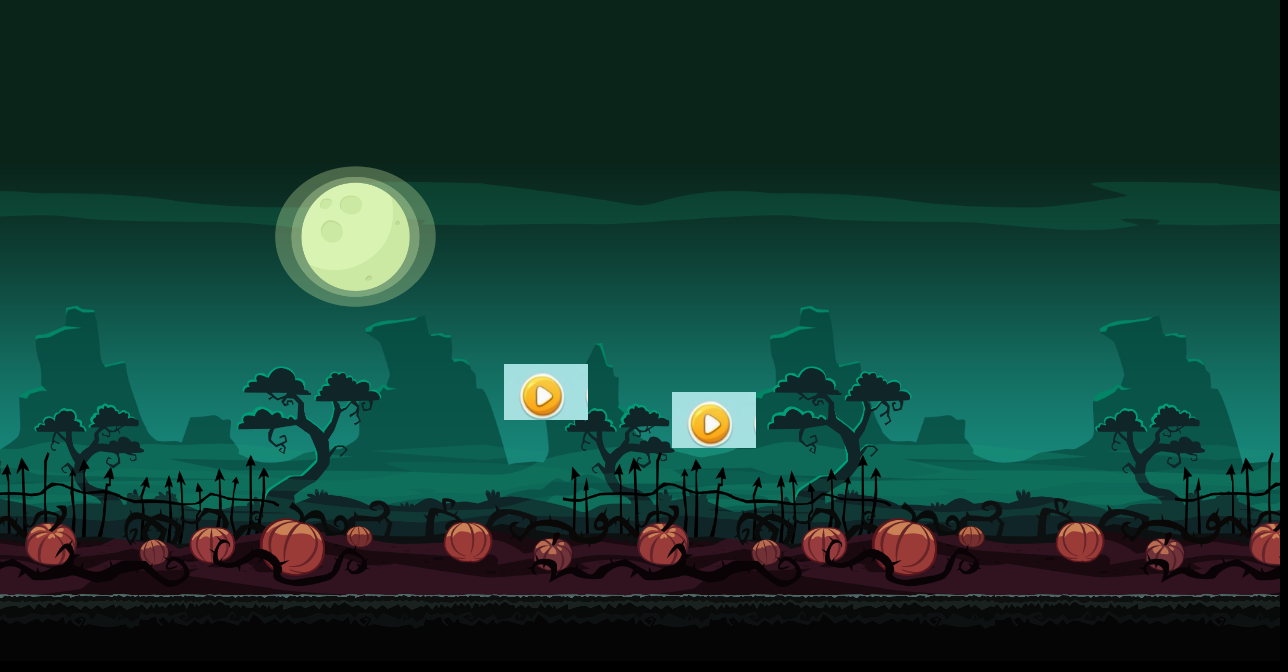

The image is a tile-based game level rendered from a .tmx file. Its description and complete source (layers, tilesets, objects, tile grids) follow:
An orthogonal 46x24 tile map with 28x28 px tiles, 1 tile layer (Tile Layer 1), 1 image layer and 3 objects (PlayPause, Repeat, Options).

<map version="1.0" orientation="orthogonal" renderorder="right-down" width="46" height="24" tilewidth="28" tileheight="28" nextobjectid="10">
 <tileset firstgid="1" name="Buttons" tilewidth="28" tileheight="28" tilecount="160" columns="16">
  <image source="Buttons.png" width="472" height="281" />
 </tileset>
 <imagelayer name="guide">
  <image source="world.png" />
 </imagelayer>
 <layer name="Tile Layer 1" width="46" height="24">
  <data encoding="csv">
0,0,0,0,0,0,0,0,0,0,0,0,0,0,0,0,0,0,0,0,0,0,0,0,0,0,0,0,0,0,0,0,0,0,0,0,0,0,0,0,0,0,0,0,0,0,
0,0,0,0,0,0,0,0,0,0,0,0,0,0,0,0,0,0,0,0,0,0,0,0,0,0,0,0,0,0,0,0,0,0,0,0,0,0,0,0,0,0,0,0,0,0,
0,0,0,0,0,0,0,0,0,0,0,0,0,0,0,0,0,0,0,0,0,0,0,0,0,0,0,0,0,0,0,0,0,0,0,0,0,0,0,0,0,0,0,0,0,0,
0,0,0,0,0,0,0,0,0,0,0,0,0,0,0,0,0,0,0,0,0,0,0,0,0,0,0,0,0,0,0,0,0,0,0,0,0,0,0,0,0,0,0,0,0,0,
0,0,0,0,0,0,0,0,0,0,0,0,0,0,0,0,0,0,0,0,0,0,0,0,0,0,0,0,0,0,0,0,0,0,0,0,0,0,0,0,0,0,0,0,0,0,
0,0,0,0,0,0,0,0,0,0,0,0,0,0,0,0,0,0,0,0,0,0,0,0,0,0,0,0,0,0,0,0,0,0,0,0,0,0,0,0,0,0,0,0,0,0,
0,0,0,0,0,0,0,0,0,0,0,0,0,0,0,0,0,0,0,0,0,0,0,0,0,0,0,0,0,0,0,0,0,0,0,0,0,0,0,0,0,0,0,0,0,0,
0,0,0,0,0,0,0,0,0,0,0,0,0,0,0,0,0,0,0,0,0,0,0,0,0,0,0,0,0,0,0,0,0,0,0,0,0,0,0,0,0,0,0,0,0,0,
0,0,0,0,0,0,0,0,0,0,0,0,0,0,0,0,0,0,0,0,0,0,0,0,0,0,0,0,0,0,0,0,0,0,0,0,0,0,0,0,0,0,0,0,0,0,
0,0,0,0,0,0,0,0,0,0,0,0,0,0,0,0,0,0,0,0,0,0,0,0,0,0,0,0,0,0,0,0,0,0,0,0,0,0,0,0,0,0,0,0,0,0,
0,0,0,0,0,0,0,0,0,0,0,0,0,0,0,0,0,0,0,0,0,0,0,0,0,0,0,0,0,0,0,0,0,0,0,0,0,0,0,0,0,0,0,0,0,0,
0,0,0,0,0,0,0,0,0,0,0,0,0,0,0,0,0,0,0,0,0,0,0,0,0,0,0,0,0,0,0,0,0,0,0,0,0,0,0,0,0,0,0,0,0,0,
0,0,0,0,0,0,0,0,0,0,0,0,0,0,0,0,0,0,0,0,0,0,0,0,0,0,0,0,0,0,0,0,0,0,0,0,0,0,0,0,0,0,0,0,0,0,
0,0,0,0,0,0,0,0,0,0,0,0,0,0,0,0,0,0,1,2,3,0,0,0,0,0,0,0,0,0,0,0,0,0,0,0,0,0,0,0,0,0,0,0,0,0,
0,0,0,0,0,0,0,0,0,0,0,0,0,0,0,0,0,0,17,18,19,0,0,0,1,2,3,0,0,0,0,0,0,0,0,0,0,0,0,0,0,0,0,0,0,0,
0,0,0,0,0,0,0,0,0,0,0,0,0,0,0,0,0,0,0,0,0,0,0,0,17,18,19,0,0,0,0,0,0,0,0,0,0,0,0,0,0,0,0,0,0,0,
0,0,0,0,0,0,0,0,0,0,0,0,0,0,0,0,0,0,0,0,0,0,0,0,0,0,0,0,0,0,0,0,0,0,0,0,0,0,0,0,0,0,0,0,0,0,
0,0,0,0,0,0,0,0,0,0,0,0,0,0,0,0,0,0,0,0,0,0,0,0,0,0,0,0,0,0,0,0,0,0,0,0,0,0,0,0,0,0,0,0,0,0,
0,0,0,0,0,0,0,0,0,0,0,0,0,0,0,0,0,0,0,0,0,0,0,0,0,0,0,0,0,0,0,0,0,0,0,0,0,0,0,0,0,0,0,0,0,0,
0,0,0,0,0,0,0,0,0,0,0,0,0,0,0,0,0,0,0,0,0,0,0,0,0,0,0,0,0,0,0,0,0,0,0,0,0,0,0,0,0,0,0,0,0,0,
0,0,0,0,0,0,0,0,0,0,0,0,0,0,0,0,0,0,0,0,0,0,0,0,0,0,0,0,0,0,0,0,0,0,0,0,0,0,0,0,0,0,0,0,0,0,
0,0,0,0,0,0,0,0,0,0,0,0,0,0,0,0,0,0,0,0,0,0,0,0,0,0,0,0,0,0,0,0,0,0,0,0,0,0,0,0,0,0,0,0,0,0,
0,0,0,0,0,0,0,0,0,0,0,0,0,0,0,0,0,0,0,0,0,0,0,0,0,0,0,0,0,0,0,0,0,0,0,0,0,0,0,0,0,0,0,0,0,0,
0,0,0,0,0,0,0,0,0,0,0,0,0,0,0,0,0,0,0,0,0,0,0,0,0,0,0,0,0,0,0,0,0,0,0,0,0,0,0,0,0,0,0,0,0,0
</data>
 </layer>
 <objectgroup name="menu">
  <object id="1" name="PlayPause" x="16" y="16" width="48" height="48" />
  <object id="3" name="Repeat" x="78" y="16" width="48" height="48" />
  <object id="5" name="Options" x="1204" y="16" width="48" height="48" />
 </objectgroup>
</map>